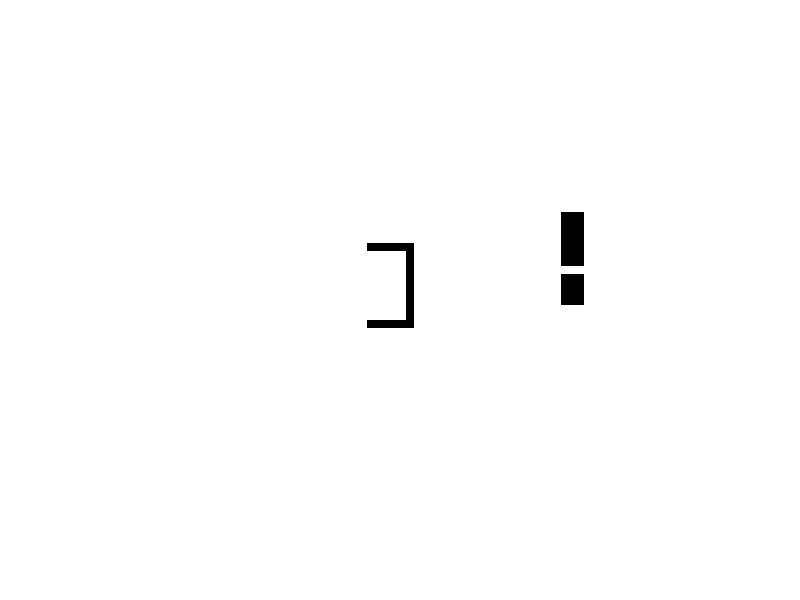

Reproduce this figure in MATLAB. (Note: this script raises an error after producing the figure.)
clear all;
close all;
clc;

% Based on the code by Anthony Chrabieh
% Modifications by D. Filliat for ROB316

clear all
figure
cmap=jet(120);

%Define Number of Nodes
xmax = 80;
ymax = 20;

%Start and Goal
start = [10,ymax/2];
goal = [xmax,ymax/2-3];

%Nodes
MAP = zeros(xmax,ymax);

%To define objects, set their MAP(x,y) to inf
MAP(40,5:15) = inf;
MAP(35:40,5) = inf;
MAP(35:40,15) = inf;
MAP(60:62,1:7) = inf;
MAP(60:62,9:12) = inf;


%To use Random Objects, uncomment this secion
% NumberOfObjects = 10;
% k = 0;
% while (k < NumberOfObjects)
%     length = max(3,randi(9));
%     x = randi(xmax-2*length)+length;
%     y = randi(ymax-2*length)+length;
%     direction = randi(4);
%     if (direction == 1)
%         x = x:x+length;
%     elseif (direction == 2)
%         x = x-length:x;
%     elseif (direction == 3)
%         y = y:y+length;
%     elseif (direction == 4)
%         y = y-length:y;
%     end
%     if (sum(isinf(MAP(x,y)))>0)
%         continue
%     end
%     MAP(x,y) = inf;
%     k = k + 1;
% end

tic
%Compute Heuristic for each node%%%%%%%%%%%%%%%%%%%%%%%%%%%
weight = 3;

for x = 1:size(MAP,1)
    for y = 1:size(MAP,2)
        if(MAP(x,y)~=inf)
            H(x,y) = weight*norm(goal-[x,y]);
            G(x,y) = inf;
        end
    end
end

%Set node Traversal cost%%%%%%%%%%%%%%%%%%%%%%%%%%%%%%%
%W = zeros(size(MAP));
W=2./bwdist(MAP)


%Plotting%%%%%%%%%%%%%%%%%%%%%%%%%%%%%%%%%%%%%%%%%%%%%%%%%%
imshow(1-MAP')
truesize([500 1000])

hold all
plot(start(1),start(2),'s','MarkerFaceColor','b')
plot(goal(1),goal(2),'s','MarkerFaceColor','m')
%%%%%%%%%%%%%%%%%%%%%%%%%%%%%%%%%%%%%%%%%%%%%%%%%%%%%%%%%%%

%initial conditions%%%%%%%%%%%%%%%%%%%%%%%%%%%%%%%%%%%%%%%%
G(start(1),start(2)) = 0;
F(start(1),start(2)) = H(start(1),start(2));

closedNodes = [];
openNodes = [start G(start(1),start(2)) F(start(1),start(2)) 0]; %[x y G F cameFrom]
%%%%%%%%%%%%%%%%%%%%%%%%%%%%%%%%%%%%%%%%%%%%%%%%%%%%%%%%%%%

%Solve
solved = false;
while(~isempty(openNodes))
    
    pause(1e-5)

    
    %find node from open set with smallest F value
    [A,I] = min(openNodes(:,4));
    
    %set current node
    current = openNodes(I,:);
    color = cmap(min([round(G(current(1),current(2)))+1 120]),:);
    plot(current(1),current(2),'o','color',color,'MarkerFaceColor',color)

    %if goal is reached, break the loop
    if(current(1:2)==goal)
        closedNodes = [closedNodes;current];
        solved = true;
        break;
    end
    
    %remove current node from open set and add it to closed set
    openNodes(I,:) = [];
    closedNodes = [closedNodes;current];
    
    %for all neighbors of current node
    for x = current(1)-1:current(1)+1
        for y = current(2)-1:current(2)+1
            
            %if out of range skip
            if (x<1||x>xmax||y<1||y>ymax)
                continue
            end
            
            %if object skip
            if (isinf(MAP(x,y)))
                continue
            end
            
            %if current node skip
            if (x==current(1)&&y==current(2))
                continue
            end
            
            %if already in closed set skip
         
            skip = 0;
            for j = 1:size(closedNodes,1)
                if(x == closedNodes(j,1) && y==closedNodes(j,2))
                    skip = 1;
                    break;
                end
            end           
            if(skip > 0)
                continue
            end
           
            
            A = [];
            %Check if already in open set
            if(~isempty(openNodes))
                for j = 1:size(openNodes,1)
                    if(x == openNodes(j,1) && y==openNodes(j,2))
                        A = j;
                        break;
                    end
                end
            end
            
            W(x,y)
            newG = G(current(1),current(2)) + round(norm([current(1)-x,current(2)-y]),1) + W(x,y);
            
            %if not in open set, add to open set
            if(isempty(A))
                G(x,y) = newG;
                newF = G(x,y) + H(x,y);
                newNode = [x y G(x,y) newF size(closedNodes,1)];
                openNodes = [openNodes; newNode];
                plot(x,y,'x','color','b')
                continue
            end
            
            %if no better path, skip
            if (newG >= G(x,y))
                continue
            end
            
            G(x,y) = newG;
            newF = newG + H(x,y);
            openNodes(A,3:5) = [newG newF size(closedNodes,1)];
        end
    end
end

if (solved)
    %Path plotting
    j = size(closedNodes,1);
    path = [];
    while(j > 0)
        x = closedNodes(j,1);
        y = closedNodes(j,2);
        j = closedNodes(j,5);
        path = [x,y;path];
    end
    pathLength=0;
    
    plot(path(1,1),path(1,2),'o','color','r','MarkerFaceColor','r')
    for j = 2:size(path,1)
        plot(path(j,1),path(j,2),'o','color','r','MarkerFaceColor','r')
        pathLength=pathLength+norm([path(j,1)-path(j-1,1) path(j,2)-path(j-1,2)]);
        pause(0.001)
    end
    disp(['Path length = ' num2str(pathLength)]);
else
    disp('No Path Found')
end
toc
